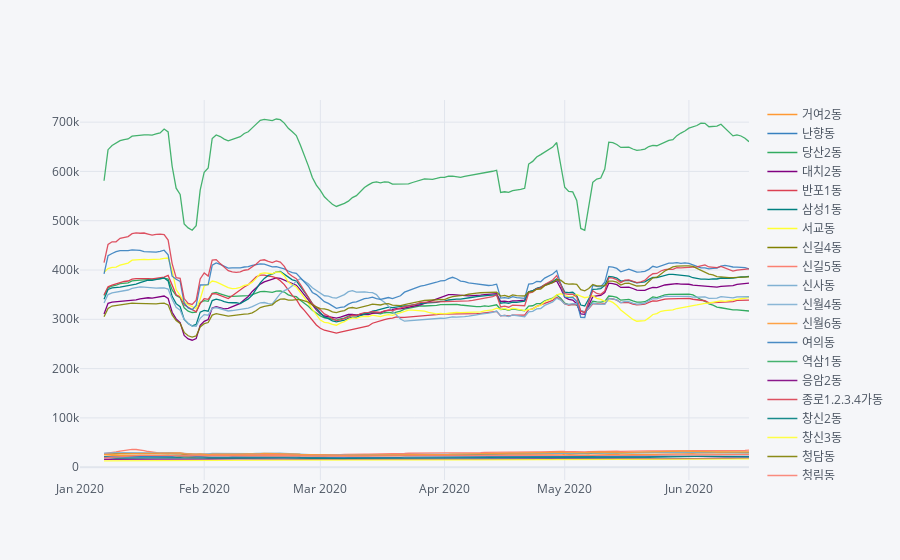

The notebook cell saved with this chart:
### Code cell
# 지역 by 지역으로 유동인구가 다름. 직장, 상업지역에 유동인구가 모일 것으로 예측
df.query("adstrd_code in @high or adstrd_code in @low") \
  .pivot_table(index = df.index, columns = 'adstrd_nm', values = 'popltn_cascnt') \
  .rolling(window = 7).mean() \
  .iplot("line")

### Figure 1 — Plotly figure (JSON) as saved in the notebook; plotly's stock layout.template omitted (floating-point values rounded to 4 significant figures; data arrays with more than 128 entries replaced by an {"elided": "..."} marker saying what was removed)
{"data": [{"line": {"color": "rgba(255, 153, 51, 1.0)", "dash": "solid", "shape": "linear", "width": 1.3}, "mode": "lines", "name": "거여2동", "text": "", "type": "scatter", "x": {"elided": "168 str values"}, "y": {"elided": "168 mixed values"}}, {"line": {"color": "rgba(55, 128, 191, 1.0)", "dash": "solid", "shape": "linear", "width": 1.3}, "mode": "lines", "name": "난향동", "text": "", "type": "scatter", "x": {"elided": "168 str values"}, "y": {"elided": "168 mixed values"}}, {"line": {"color": "rgba(50, 171, 96, 1.0)", "dash": "solid", "shape": "linear", "width": 1.3}, "mode": "lines", "name": "당산2동", "text": "", "type": "scatter", "x": {"elided": "168 str values"}, "y": {"elided": "168 mixed values"}}, {"line": {"color": "rgba(128, 0, 128, 1.0)", "dash": "solid", "shape": "linear", "width": 1.3}, "mode": "lines", "name": "대치2동", "text": "", "type": "scatter", "x": {"elided": "168 str values"}, "y": {"elided": "168 mixed values"}}, {"line": {"color": "rgba(219, 64, 82, 1.0)", "dash": "solid", "shape": "linear", "width": 1.3}, "mode": "lines", "name": "반포1동", "text": "", "type": "scatter", "x": {"elided": "168 str values"}, "y": {"elided": "168 mixed values"}}, {"line": {"color": "rgba(0, 128, 128, 1.0)", "dash": "solid", "shape": "linear", "width": 1.3}, "mode": "lines", "name": "삼성1동", "text": "", "type": "scatter", "x": {"elided": "168 str values"}, "y": {"elided": "168 mixed values"}}, {"line": {"color": "rgba(255, 255, 51, 1.0)", "dash": "solid", "shape": "linear", "width": 1.3}, "mode": "lines", "name": "서교동", "text": "", "type": "scatter", "x": {"elided": "168 str values"}, "y": {"elided": "168 mixed values"}}, {"line": {"color": "rgba(128, 128, 0, 1.0)", "dash": "solid", "shape": "linear", "width": 1.3}, "mode": "lines", "name": "신길4동", "text": "", "type": "scatter", "x": {"elided": "168 str values"}, "y": {"elided": "168 mixed values"}}, {"line": {"color": "rgba(251, 128, 114, 1.0)", "dash": "solid", "shape": "linear", "width": 1.3}, "mode": "lines", "name": "신길5동", "text": "", "type": "scatter", "x": {"elided": "168 str values"}, "y": {"elided": "168 mixed values"}}, {"line": {"color": "rgba(128, 177, 211, 1.0)", "dash": "solid", "shape": "linear", "width": 1.3}, "mode": "lines", "name": "신사동", "text": "", "type": "scatter", "x": {"elided": "168 str values"}, "y": {"elided": "168 mixed values"}}, {"line": {"color": "rgba(128, 177, 211, 0.8999999999999999)", "dash": "solid", "shape": "linear", "width": 1.3}, "mode": "lines", "name": "신월4동", "text": "", "type": "scatter", "x": {"elided": "168 str values"}, "y": {"elided": "168 mixed values"}}, {"line": {"color": "rgba(255, 153, 51, 0.8999999999999999)", "dash": "solid", "shape": "linear", "width": 1.3}, "mode": "lines", "name": "신월6동", "text": "", "type": "scatter", "x": {"elided": "168 str values"}, "y": {"elided": "168 mixed values"}}, {"line": {"color": "rgba(55, 128, 191, 0.8999999999999999)", "dash": "solid", "shape": "linear", "width": 1.3}, "mode": "lines", "name": "여의동", "text": "", "type": "scatter", "x": {"elided": "168 str values"}, "y": {"elided": "168 mixed values"}}, {"line": {"color": "rgba(50, 171, 96, 0.8999999999999999)", "dash": "solid", "shape": "linear", "width": 1.3}, "mode": "lines", "name": "역삼1동", "text": "", "type": "scatter", "x": {"elided": "168 str values"}, "y": {"elided": "168 mixed values"}}, {"line": {"color": "rgba(128, 0, 128, 0.8999999999999999)", "dash": "solid", "shape": "linear", "width": 1.3}, "mode": "lines", "name": "응암2동", "text": "", "type": "scatter", "x": {"elided": "168 str values"}, "y": {"elided": "168 mixed values"}}, {"line": {"color": "rgba(219, 64, 82, 0.8999999999999999)", "dash": "solid", "shape": "linear", "width": 1.3}, "mode": "lines", "name": "종로1.2.3.4가동", "text": "", "type": "scatter", "x": {"elided": "168 str values"}, "y": {"elided": "168 mixed values"}}, {"line": {"color": "rgba(0, 128, 128, 0.8999999999999999)", "dash": "solid", "shape": "linear", "width": 1.3}, "mode": "lines", "name": "창신2동", "text": "", "type": "scatter", "x": {"elided": "168 str values"}, "y": {"elided": "168 mixed values"}}, {"line": {"color": "rgba(255, 255, 51, 0.8999999999999999)", "dash": "solid", "shape": "linear", "width": 1.3}, "mode": "lines", "name": "창신3동", "text": "", "type": "scatter", "x": {"elided": "168 str values"}, "y": {"elided": "168 mixed values"}}, {"line": {"color": "rgba(128, 128, 0, 0.8999999999999999)", "dash": "solid", "shape": "linear", "width": 1.3}, "mode": "lines", "name": "청담동", "text": "", "type": "scatter", "x": {"elided": "168 str values"}, "y": {"elided": "168 mixed values"}}, {"line": {"color": "rgba(251, 128, 114, 0.8999999999999999)", "dash": "solid", "shape": "linear", "width": 1.3}, "mode": "lines", "name": "청림동", "text": "", "type": "scatter", "x": {"elided": "168 str values"}, "y": {"elided": "168 mixed values"}}], "layout": {"legend": {"bgcolor": "#F5F6F9", "font": {"color": "#4D5663"}}, "paper_bgcolor": "#F5F6F9", "plot_bgcolor": "#F5F6F9", "title": {"font": {"color": "#4D5663"}}, "xaxis": {"gridcolor": "#E1E5ED", "showgrid": true, "tickfont": {"color": "#4D5663"}, "title": {"font": {"color": "#4D5663"}, "text": ""}, "zerolinecolor": "#E1E5ED"}, "yaxis": {"gridcolor": "#E1E5ED", "showgrid": true, "tickfont": {"color": "#4D5663"}, "title": {"font": {"color": "#4D5663"}, "text": ""}, "zerolinecolor": "#E1E5ED"}}}
